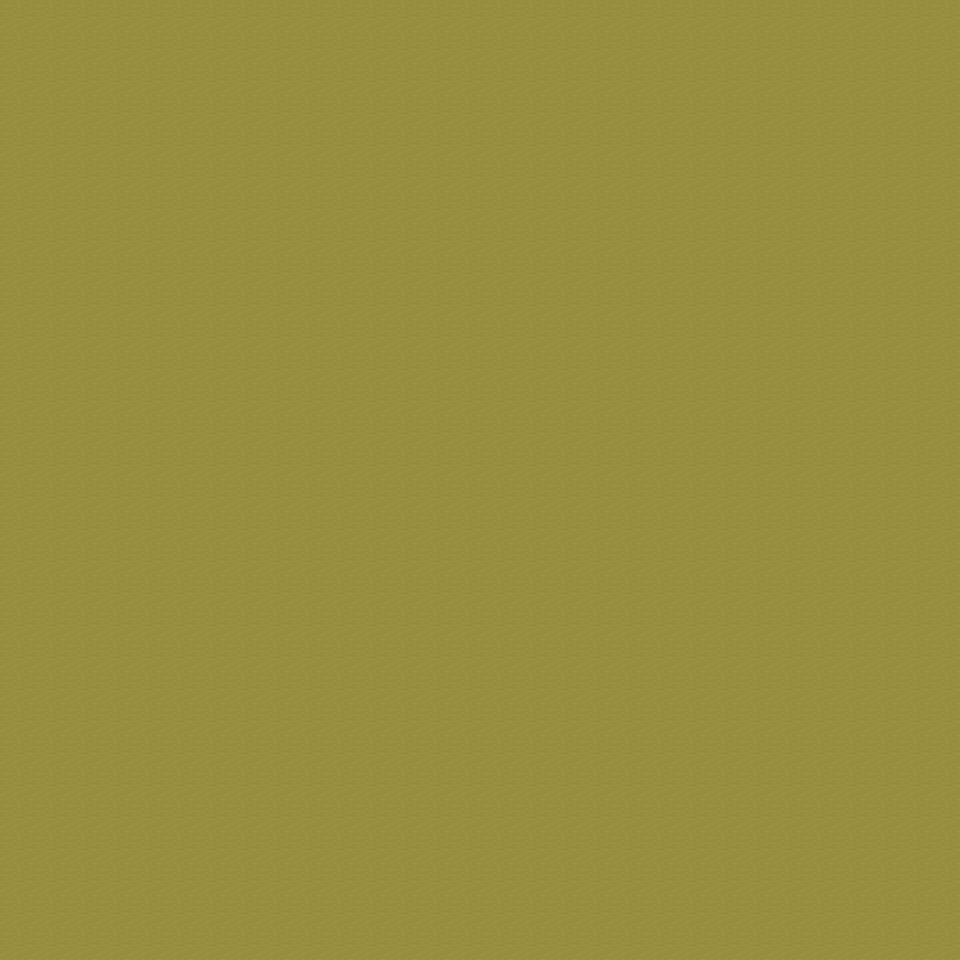

Below is a game level as drawn by its tile map, then a one-line description and the .tmx that defines it (tile-layer data replaced by summaries):
An orthogonal 30x30 tile map with 32x32 px tiles, 6 tile layers (Ground, Object, Object2, Above, ...), 31 tilesets and 4 objects (4x mapExit).

<map version="1.0" orientation="orthogonal" renderorder="right-down" width="30" height="30" tilewidth="32" tileheight="32" nextobjectid="5">
  <tileset firstgid="1" name="tileset_ground_ground" tilewidth="32" tileheight="32" tilecount="33" columns="3">
    <image source="../drawable/tileset_ground_ground.png" width="96" height="352" />
  </tileset>
  <tileset firstgid="34" name="tileset_ground_ridge_earth_dark" tilewidth="32" tileheight="32" tilecount="96" columns="12">
    <image source="../drawable/tileset_ground_ridge_earth_dark.png" width="384" height="256" />
  </tileset>
  <tileset firstgid="130" name="tileset_furniture_light_iron_lamp" tilewidth="32" tileheight="32" tilecount="3" columns="1">
    <image source="../drawable/tileset_furniture_light_iron_lamp.png" width="32" height="96" />
  </tileset>
  <tileset firstgid="133" name="tileset_furniture_light_dark_torch" tilewidth="32" tileheight="32" tilecount="8" columns="2">
    <image source="../drawable/tileset_furniture_light_dark_torch.png" width="64" height="128" />
  </tileset>
  <tileset firstgid="141" name="tileset_furniture_light_flames" tilewidth="32" tileheight="32" tilecount="6" columns="6">
    <image source="../drawable/tileset_furniture_light_flames.png" width="192" height="32" />
  </tileset>
  <tileset firstgid="147" name="tileset_item_corpse_skeleton" tilewidth="32" tileheight="32" tilecount="4" columns="2">
    <image source="../drawable/tileset_item_corpse_skeleton.png" width="64" height="64" />
  </tileset>
  <tileset firstgid="151" name="tileset_item_blood_floor_stains_2" tilewidth="32" tileheight="32" tilecount="4" columns="2">
    <image source="../drawable/tileset_item_blood_floor_stains_2.png" width="64" height="64" />
  </tileset>
  <tileset firstgid="155" name="tileset_item_chest_large" tilewidth="32" tileheight="32" tilecount="8" columns="4">
    <image source="../drawable/tileset_item_chest_large.png" width="128" height="64" />
  </tileset>
  <tileset firstgid="163" name="tileset_item_armor_sword_rack" tilewidth="32" tileheight="32" tilecount="4" columns="2">
    <image source="../drawable/tileset_item_armor_sword_rack.png" width="64" height="64" />
  </tileset>
  <tileset firstgid="167" name="tileset_item_armor_weapons_rack" tilewidth="32" tileheight="32" tilecount="18" columns="9">
    <image source="../drawable/tileset_item_armor_weapons_rack.png" width="288" height="64" />
  </tileset>
  <tileset firstgid="185" name="tileset_item_pot_barrel_tall" tilewidth="32" tileheight="32" tilecount="2" columns="1">
    <image source="../drawable/tileset_item_pot_barrel_tall.png" width="32" height="64" />
  </tileset>
  <tileset firstgid="187" name="tileset_item_pot_pot_tall" tilewidth="32" tileheight="32" tilecount="2" columns="1">
    <image source="../drawable/tileset_item_pot_pot_tall.png" width="32" height="64" />
  </tileset>
  <tileset firstgid="189" name="tileset_ground_rock_pebbles" tilewidth="32" tileheight="32" tilecount="3" columns="1">
    <image source="../drawable/tileset_ground_rock_pebbles.png" width="32" height="96" />
  </tileset>
  <tileset firstgid="192" name="tileset_item_corpse_skull_dark" tilewidth="32" tileheight="32" tilecount="2" columns="2">
    <image source="../drawable/tileset_item_corpse_skull_dark.png" width="64" height="32" />
  </tileset>
  <tileset firstgid="194" name="tileset_ground_ladder_horizontal_dark" tilewidth="32" tileheight="32" tilecount="3" columns="1">
    <image source="../drawable/tileset_ground_ladder_horizontal_dark.png" width="32" height="96" />
  </tileset>
  <tileset firstgid="197" name="tileset_ground_fire_fire" tilewidth="32" tileheight="32" tilecount="27" columns="3">
    <image source="../drawable/tileset_ground_fire_fire.png" width="96" height="288" />
  </tileset>
  <tileset firstgid="224" name="tileset_ground_cobbled_paving" tilewidth="32" tileheight="32" tilecount="1" columns="1">
    <image source="../drawable/tileset_ground_cobbled_paving.png" width="32" height="32" />
  </tileset>
  <tileset firstgid="225" name="tileset_plant_stump_int_small_stump" tilewidth="32" tileheight="32" tilecount="1" columns="1">
    <image source="../drawable/tileset_plant_stump_int_small_stump.png" width="32" height="32" />
  </tileset>
  <tileset firstgid="226" name="tileset_furniture_table_tree_stump_table" tilewidth="32" tileheight="32" tilecount="4" columns="2">
    <image source="../drawable/tileset_furniture_table_tree_stump_table.png" width="64" height="64" />
  </tileset>
  <tileset firstgid="230" name="tileset_logic_collision" tilewidth="32" tileheight="32" tilecount="1" columns="1">
    <image source="../drawable/tileset_logic_collision.png" width="32" height="32" />
  </tileset>
  <tileset firstgid="231" name="tileset_ground_ladder_vertical_dark" tilewidth="32" tileheight="32" tilecount="3" columns="3">
    <image source="../drawable/tileset_ground_ladder_vertical_dark.png" width="96" height="32" />
  </tileset>
  <tileset firstgid="234" name="tileset_logic_creature_animal" tilewidth="32" tileheight="32" tilecount="32" columns="8">
    <image source="../drawable/tileset_logic_creature_animal.png" width="256" height="128" />
  </tileset>
  <tileset firstgid="266" name="tileset_logic_creature_human_barbarian" tilewidth="32" tileheight="32" tilecount="7" columns="7">
    <image source="../drawable/tileset_logic_creature_human_barbarian.png" width="224" height="32" />
  </tileset>
  <tileset firstgid="273" name="tileset_ground_ladder_steps" tilewidth="32" tileheight="32" tilecount="6" columns="3">
    <image source="../drawable/tileset_ground_ladder_steps.png" width="96" height="64" />
  </tileset>
  <tileset firstgid="279" name="tileset_logic_portal" tilewidth="32" tileheight="32" tilecount="24" columns="8">
    <image source="../drawable/tileset_logic_portal.png" width="256" height="96" />
  </tileset>
  <tileset firstgid="303" name="tileset_ground_earth_edges_yellowgreen" tilewidth="32" tileheight="32" tilecount="15" columns="5">
    <image source="../drawable/tileset_ground_earth_edges_yellowgreen.png" width="160" height="96" />
  </tileset>
  <tileset firstgid="318" name="tileset_plant_grasses" tilewidth="32" tileheight="32" tilecount="6" columns="3">
    <image source="../drawable/tileset_plant_grasses.png" width="96" height="64" />
  </tileset>
  <tileset firstgid="324" name="tileset_light_yellow_light_5x5" tilewidth="32" tileheight="32" tilecount="25" columns="5">
    <image source="../drawable/tileset_light_yellow_light_5x5.png" width="160" height="160" />
  </tileset>
  <tileset firstgid="349" name="tileset_light_dim_yellow_light_7x5" tilewidth="32" tileheight="32" tilecount="35" columns="7">
    <image source="../drawable/tileset_light_dim_yellow_light_7x5.png" width="224" height="160" />
  </tileset>
  <tileset firstgid="384" name="tileset_item_firewood" tilewidth="32" tileheight="32" tilecount="12" columns="3">
    <image source="../drawable/tileset_item_firewood.png" width="96" height="128" />
  </tileset>
  <tileset firstgid="396" name="tileset_logic_creature_insect" tilewidth="32" tileheight="32" tilecount="5" columns="5">
    <image source="../drawable/tileset_logic_creature_insect.png" width="160" height="32" />
  </tileset>
  <layer name="Ground" width="30" height="30">
    <data>[900 cells, 900 non-empty, 1 distinct tile ids]</data>
  </layer>
  <layer name="Object" width="30" height="30">
    <data>[900 cells, 0 non-empty, 0 distinct tile ids]</data>
  </layer>
  <layer name="Object2" width="30" height="30">
    <data>[900 cells, 0 non-empty, 0 distinct tile ids]</data>
  </layer>
  <layer name="Above" width="30" height="30">
    <data>[900 cells, 0 non-empty, 0 distinct tile ids]</data>
  </layer>
  <layer name="Above2" width="30" height="30">
    <data>[900 cells, 0 non-empty, 0 distinct tile ids]</data>
  </layer>
  <layer name="Walkable" width="30" height="30">
    <data>[900 cells, 0 non-empty, 0 distinct tile ids]</data>
  </layer>
  <objectgroup name="MapEvents">
    <object id="1" name="north" type="mapExit" x="0" y="0" width="960" height="32">
      <properties>
        <property name="map" value="level_0_x207_y8" />
        <property name="x" value="0" />
        <property name="y" value="28" />
      </properties>
    </object>
    <object id="2" name="south" type="mapExit" x="0" y="928" width="960" height="32">
      <properties>
        <property name="map" value="level_0_x207_y10" />
        <property name="x" value="0" />
        <property name="y" value="1" />
      </properties>
    </object>
    <object id="3" name="west" type="mapExit" x="0" y="0" width="32" height="960">
      <properties>
        <property name="map" value="level_0_x206_y9" />
        <property name="x" value="28" />
        <property name="y" value="0" />
      </properties>
    </object>
    <object id="4" name="east" type="mapExit" x="928" y="0" width="32" height="960">
      <properties>
        <property name="map" value="level_0_x208_y9" />
        <property name="x" value="1" />
        <property name="y" value="0" />
      </properties>
    </object>
  </objectgroup>
</map>
